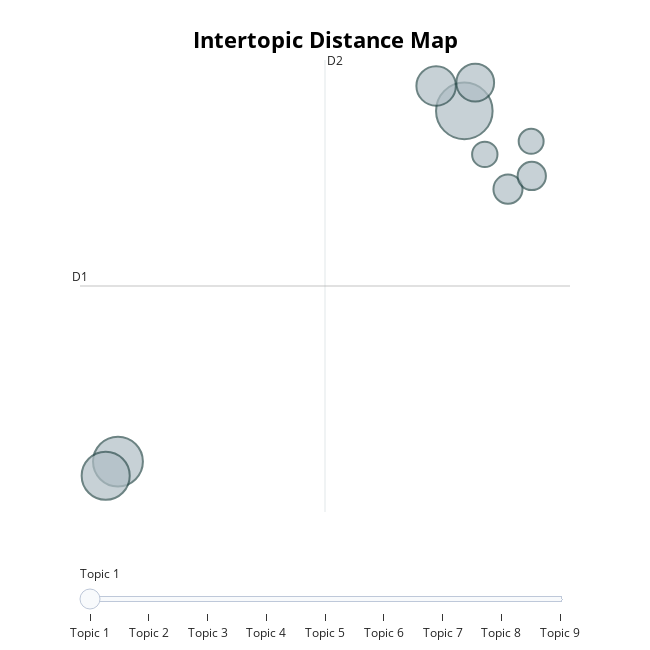

Notebook code cell kept with this figure:
### Code cell
topic_model.visualize_topics()

### Figure 1 — Plotly figure (JSON) as saved in the notebook; plotly's stock layout.template omitted (floating-point values rounded to 4 significant figures)
{"data": [{"customdata": [[1, "dremel | for | this | it | and", 144], [2, "the | to | collet | collets | and", 112], [3, "the | chuck | dremel | this | to", 104], [4, "keyless | the | chuck | dremel | to", 70], [5, "rotary | black | decker | tool | and", 64], [6, "chuck | it | the | this | and", 38], [7, "works | well | it | what | great", 36], [8, "dremel | this | the | to | it", 29], [9, "bits | makes | de | much | changing", 28]], "hovertemplate": "<b>Topic %{customdata[0]}</b><br>Words: %{customdata[1]}<br>Size: %{customdata[2]}", "legendgroup": "", "marker": {"color": "#B0BEC5", "line": {"color": "DarkSlateGrey", "width": 2}, "size": [144, 112, 104, 70, 64, 38, 36, 29, 28], "sizemode": "area", "sizeref": 0.09, "symbol": "circle"}, "mode": "markers", "name": "", "orientation": "v", "showlegend": false, "type": "scatter", "x": [3.72, -3.155, -3.399, 3.16, 3.936, 4.586, 5.059, 4.126, 5.046], "xaxis": "x", "y": [2.124, -3.942, -4.185, 2.556, 2.612, 0.7701, 0.9988, 1.371, 1.598], "yaxis": "y"}], "layout": {"annotations": [{"showarrow": false, "text": "D1", "x": -3.909, "y": -0.9048, "yshift": 10}, {"showarrow": false, "text": "D2", "x": 0.9543, "xshift": 10, "y": 3.004}], "height": 650, "hoverlabel": {"bgcolor": "white", "font": {"family": "Rockwell", "size": 16}}, "legend": {"itemsizing": "constant", "tracegroupgap": 0}, "margin": {"t": 60}, "shapes": [{"line": {"color": "#CFD8DC", "width": 2}, "type": "line", "x0": 0.9543, "x1": 0.9543, "y0": -4.813, "y1": 3.004}, {"line": {"color": "#9E9E9E", "width": 2}, "type": "line", "x0": -3.909, "x1": 5.818, "y0": -0.9048, "y1": -0.9048}], "sliders": [{"active": 0, "pad": {"t": 50}, "steps": [{"args": [{"marker.color": [["red", "#B0BEC5", "#B0BEC5", "#B0BEC5", "#B0BEC5", "#B0BEC5", "#B0BEC5", "#B0BEC5", "#B0BEC5"]]}], "label": "Topic 1", "method": "update"}, {"args": [{"marker.color": [["#B0BEC5", "red", "#B0BEC5", "#B0BEC5", "#B0BEC5", "#B0BEC5", "#B0BEC5", "#B0BEC5", "#B0BEC5"]]}], "label": "Topic 2", "method": "update"}, {"args": [{"marker.color": [["#B0BEC5", "#B0BEC5", "red", "#B0BEC5", "#B0BEC5", "#B0BEC5", "#B0BEC5", "#B0BEC5", "#B0BEC5"]]}], "label": "Topic 3", "method": "update"}, {"args": [{"marker.color": [["#B0BEC5", "#B0BEC5", "#B0BEC5", "red", "#B0BEC5", "#B0BEC5", "#B0BEC5", "#B0BEC5", "#B0BEC5"]]}], "label": "Topic 4", "method": "update"}, {"args": [{"marker.color": [["#B0BEC5", "#B0BEC5", "#B0BEC5", "#B0BEC5", "red", "#B0BEC5", "#B0BEC5", "#B0BEC5", "#B0BEC5"]]}], "label": "Topic 5", "method": "update"}, {"args": [{"marker.color": [["#B0BEC5", "#B0BEC5", "#B0BEC5", "#B0BEC5", "#B0BEC5", "red", "#B0BEC5", "#B0BEC5", "#B0BEC5"]]}], "label": "Topic 6", "method": "update"}, {"args": [{"marker.color": [["#B0BEC5", "#B0BEC5", "#B0BEC5", "#B0BEC5", "#B0BEC5", "#B0BEC5", "red", "#B0BEC5", "#B0BEC5"]]}], "label": "Topic 7", "method": "update"}, {"args": [{"marker.color": [["#B0BEC5", "#B0BEC5", "#B0BEC5", "#B0BEC5", "#B0BEC5", "#B0BEC5", "#B0BEC5", "red", "#B0BEC5"]]}], "label": "Topic 8", "method": "update"}, {"args": [{"marker.color": [["#B0BEC5", "#B0BEC5", "#B0BEC5", "#B0BEC5", "#B0BEC5", "#B0BEC5", "#B0BEC5", "#B0BEC5", "red"]]}], "label": "Topic 9", "method": "update"}]}], "title": {"font": {"color": "Black", "size": 22}, "text": "<b>Intertopic Distance Map", "x": 0.5, "xanchor": "center", "y": 0.95, "yanchor": "top"}, "width": 650, "xaxis": {"anchor": "y", "domain": [0, 1], "range": [-3.909, 5.818], "title": {"text": ""}, "visible": false}, "yaxis": {"anchor": "x", "domain": [0, 1], "range": [-4.813, 3.004], "title": {"text": ""}, "visible": false}}}
